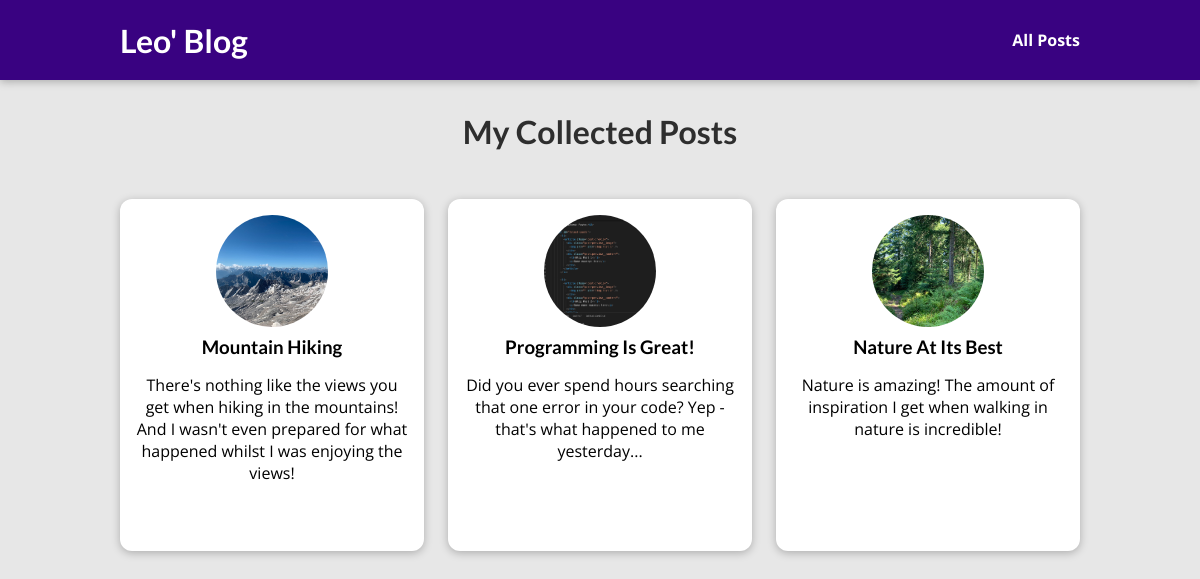
The page /posts on the database its author committed.
### blog/models.py (models this page shows)
class Post(models.Model):
    title = models.CharField(max_length=150)
    excerpt = models.CharField(max_length=200)
    image_name = models.CharField(max_length=100)
    date = models.DateField(auto_now=True)
    slug = models.SlugField(unique=True, db_index=True)
    content = models.TextField(validators=[MinLengthValidator(10)])
    author = models.ForeignKey(
        Author, on_delete=models.SET_NULL, null=True, related_name="posts")
    tags = models.ManyToManyField(Tag)

### blog/views.py (the view)
# urls.py: path("posts", views.posts, name='posts-page'),
def posts(request):
    all_posts = Post.objects.all().order_by("-date")
    return render(request, "blog/all-posts.html", {
        "all_posts": all_posts
    })

### blog/templates/blog/all-posts.html (shortened to what this page needs)
{% extends "base.html" %}
{% load static %}
{% block css_files %}
    <link rel="stylesheet" href="{% static "blog/post.css" %}">
    <link rel="stylesheet" href="{% static "blog/all-posts.css" %}" />
{% endblock %}
{% block content %}
<section id="all-posts">
  <h2>My Collected Posts</h2>
  <ul>
    {% for post in all_posts%}
      {% include "blog/includes/post.html" %}
    {% endfor %}
  </ul>
</section>
{% endblock %}

### templates/base.html (shortened to what this page needs)
{%load static%}
<!DOCTYPE html>
<html lang="en">
<head>
    <link rel="stylesheet" href="{% static "app.css" %}">
    {%block css_files%} {%endblock%}
</head>
<body>
    <header id='main-navigation'>
        <h1>
            <a href="{% url "starting-page" %}">Leo' Blog</a>
        </h1>
        <nav>
            <a href="{% url "posts-page" %}">All Posts</a>
        </nav>
    </header>
    {%block content%}
    {% endblock %}
</body>
</html>

### blog/templates/blog/includes/post.html
{% load static %}
<li>
    <article class="post">
        <a href="{% url "post-detail-page" post.slug %}">
            <img src="{% static "/blog/images/"|add:post.image_name %}" alt="{{ post.title }}"/>
            <div class="post__content">
                <h3>{{ post.title }}</h3>
                <p>
                    {{post.excerpt}}
                </p>
            </div>
        </a>
    </article>
</li>

### static/app.css (style rules this page uses)
* { box-sizing: border-box; }
html { font-family: 'Open Sans', 'Lato', sans-serif; }
body { margin: 0; }
h1, h2, h3 { font-family: 'Lato', sans-serif; font-weight: bold; }
#main-navigation { width: 100%; height: 5rem; display: flex; justify-content: space-between; align-items: center; padding: 0 10%; position: absolute; top: 0; left: 0; }
#main-navigation a { text-decoration: none; color: white; font-weight: bold; }

### blog/static/blog/post.css (style rules this page uses)
.post { display: flex; flex-direction: column; align-items: center; text-align: center; }
.post a { text-decoration: none; color: black; transition: all 0.2s ease; padding: 1rem; }
.post img { width: 5rem; height: 5rem; object-fit: cover; border-radius: 50%; }
.post h3 { margin: 0.25rem 0; }

### blog/static/blog/all-posts.css (style rules this page uses)
body { background-color: #e7e7e7; }
#main-navigation { background-color: #390281; box-shadow: 0 2px 8px rgba(0, 0, 0, 0.25); }
#all-posts { margin: 7rem auto; width: 90%; max-width: 60rem; }
#all-posts h2 { text-align: center; font-size: 2rem; color: #2e2e2e; margin: 3rem 0; }
ul { list-style: none; margin: 0; padding: 0; display: grid; grid-template-columns: repeat(auto-fill, minmax(17rem, 1fr)); gap: 1.5rem; }
.post img { width: 7rem; height: 7rem; }
.post a { height: 22rem; transform-origin: center; box-shadow: 0 2px 8px rgba(0, 0, 0, 0.25); border-radius: 12px; background-color: white; }

### rows shown on the page
Post: image_name (picture), title "Mountain Hiking", excerpt "There's nothing like the views you get when hiking in the mountains! And I wasn't even prepared for what happened whilst I was enjoying the views!"
Post: image_name (picture), title "Programming Is Great!", excerpt "Did you ever spend hours searching that one error in your code? Yep - that's what happened to me yesterday..."
Post: image_name (picture), title "Nature At Its Best", excerpt "Nature is amazing! The amount of inspiration I get when walking in nature is incredible!"
